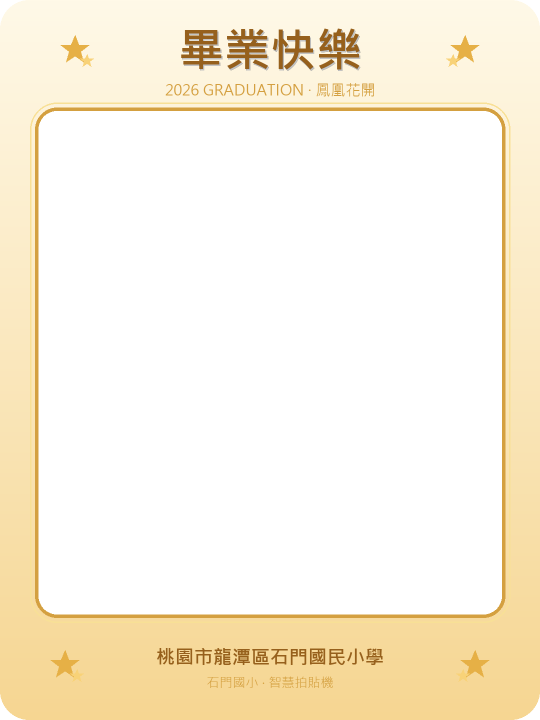
#> input picture frames/frame_graduation.png, 1080 x 1440 px (shown at 1/2 size); its folder holds 5 pictures in this run
$ python make_grid_preview.py
#> lines starting #> are read from the running program, lines starting #| are printed output that depends on the picture
# -*- coding: utf-8 -*-
"""四格拍貼成品示意圖：模擬 index.html shootGrid 的合成（4 格拼進邊框窗 + 白間隙 + 疊框）。"""
import os
from PIL import Image, ImageDraw

FR = os.path.join(os.path.dirname(__file__), "..", "frames")
OUT = os.path.join(os.path.dirname(__file__), "..", "previews")
os.makedirs(OUT, exist_ok=True)

WIN = (70, 215, 1010, 1235)   # 與 index.html CONFIG.frameWindow / make_frames.py WIN 一致
GAP = 16


def cell_photo(w, h, sky, sil):
    """單格示意「照片」：漸層背景 + 人物剪影。"""
    im = Image.new("RGB", (w, h))
    d = ImageDraw.Draw(im)
    for y in range(h):
        t = y / (h - 1)
        d.line([(0, y), (w, y)], fill=tuple(int(sky[0][i] + (sky[1][i] - sky[0][i]) * t) for i in range(3)))
    cx, hy, hr = w // 2, int(h * 0.42), int(w * 0.20)
    d.ellipse([cx - hr, hy - hr, cx + hr, hy + hr], fill=sil)                      # 頭
    bw = int(w * 0.34)
    d.rounded_rectangle([cx - bw, hy + hr - 6, cx + bw, h], radius=int(bw * .5), fill=sil)  # 身
    return im


def build(frame_name, out_name):
#> called with frame_name = 'frame_graduation.png', out_name = 'preview_4grid.jpg'
    frame = Image.open(os.path.join(FR, frame_name)).convert("RGBA")
#> frame is the input picture: PIL image 1080x1440 RGBA; mean R, G, B, A 247.2, 226.9, 182.6, 101.1
    W, H = frame.size
#> W = 1080; H = 1440
    canvas = Image.new("RGB", (W, H), (255, 255, 255))     # 白底＝格子間隙
#> canvas: PIL image 1080x1440 RGB; every value is 255
    cw, ch = (WIN[2] - WIN[0]) // 2, (WIN[3] - WIN[1]) // 2
    skies = [((255, 244, 222), (250, 210, 150)), ((226, 247, 250), (130, 200, 212)),
             ((255, 240, 244), (250, 175, 188)), ((232, 248, 240), (150, 210, 170))]
    sils = [(70, 80, 100), (60, 90, 95), (95, 70, 85), (70, 95, 80)]
    pos = [(WIN[0], WIN[1]), (WIN[0] + cw, WIN[1]), (WIN[0], WIN[1] + ch), (WIN[0] + cw, WIN[1] + ch)]
    for i in range(4):
        cell = cell_photo(cw - GAP, ch - GAP, skies[i], sils[i])
        canvas.paste(cell, (pos[i][0] + GAP // 2, pos[i][1] + GAP // 2))
#> this loop made 4 passes
#> pass 1, in build, `cell = cell_photo(cw - GAP, ch - GAP, skies[i], sils[i])`:
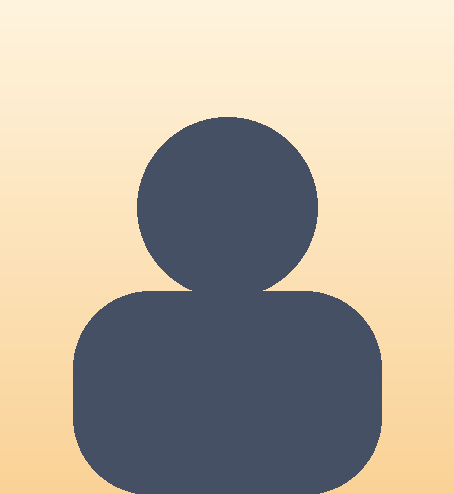
#> cell: PIL image 454x494 RGB; mean R, G, B 184.9, 174.5, 158.6
#> pass 2, in build, `cell = cell_photo(cw - GAP, ch - GAP, skies[i], sils[i])`:
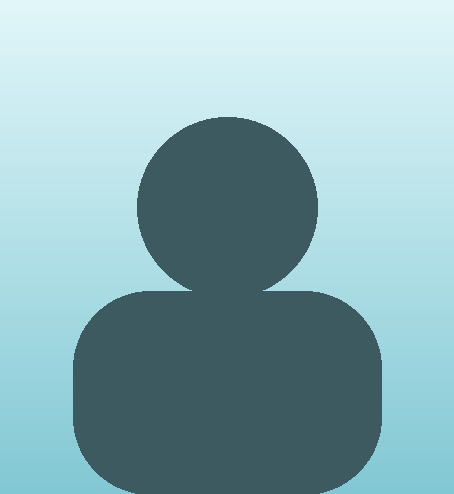
#> cell: PIL image 454x494 RGB; mean R, G, B 140.4, 176.9, 182.8
#> pass 3, in build, `cell = cell_photo(cw - GAP, ch - GAP, skies[i], sils[i])`:
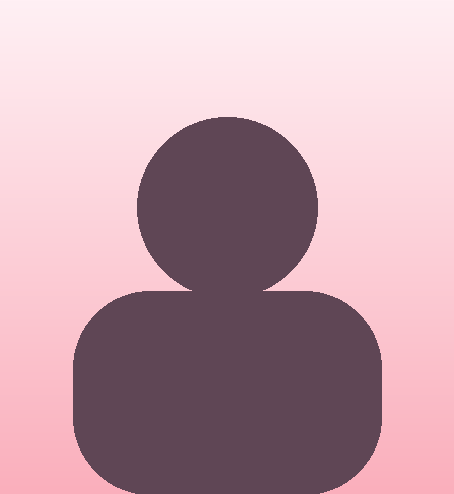
#> cell: PIL image 454x494 RGB; mean R, G, B 194.2, 160.6, 170.9
#> after the loop:
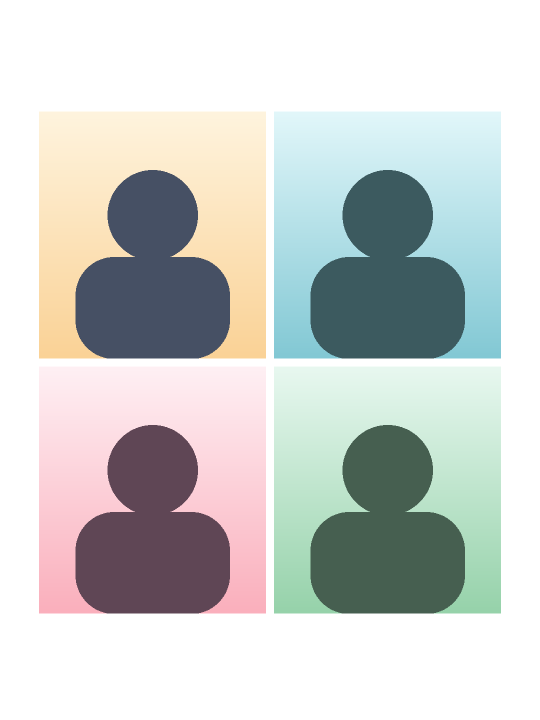
#> canvas: PIL image 1080x1440 RGB (shown at 1/2 size); mean R, G, B 204.6, 207.9, 205.3
#> after the loop:
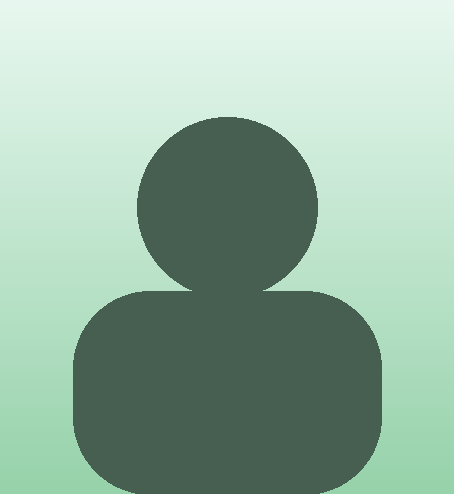
#> cell: PIL image 454x494 RGB; mean R, G, B 151.4, 181.6, 163.1
    canvas = canvas.convert("RGBA")
#> canvas: PIL image 1080x1440 RGBA
    canvas.alpha_composite(frame)
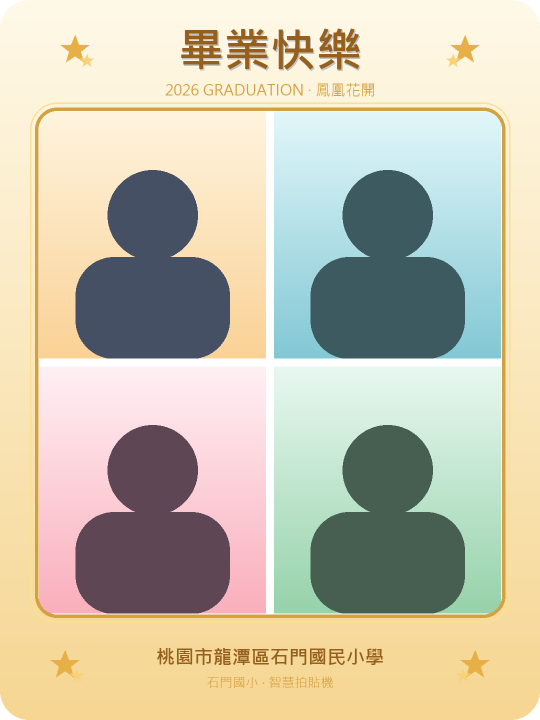
#> canvas: PIL image 1080x1440 RGBA (shown at 1/2 size); mean R, G, B, A 200.4, 194.9, 173.6, 255
    canvas.convert("RGB").save(os.path.join(OUT, out_name), quality=90)
    print("✓", out_name)


if __name__ == "__main__":
    build("frame_graduation.png", "preview_4grid.jpg")
    print("完成 → previews/")
